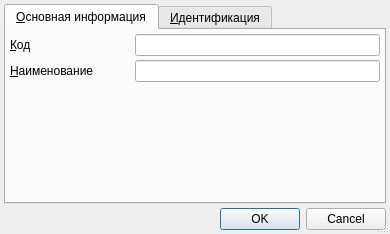
<?xml version="1.0" encoding="UTF-8"?>
<ui version="4.0">
 <class>RBReactionTypeEditor</class>
 <widget class="QDialog" name="RBReactionTypeEditor">
  <property name="geometry">
   <rect>
    <x>0</x>
    <y>0</y>
    <width>390</width>
    <height>234</height>
   </rect>
  </property>
  <property name="windowTitle">
   <string>Dialog</string>
  </property>
  <property name="sizeGripEnabled">
   <bool>true</bool>
  </property>
  <layout class="QGridLayout" name="gridLayout_2">
   <property name="margin">
    <number>4</number>
   </property>
   <property name="spacing">
    <number>4</number>
   </property>
   <item row="2" column="0" colspan="2">
    <widget class="QTabWidget" name="tabWidget">
     <property name="currentIndex">
      <number>0</number>
     </property>
     <widget class="QWidget" name="tabMain">
      <attribute name="title">
       <string>&amp;Основная информация</string>
      </attribute>
      <layout class="QGridLayout" name="gridLayout">
       <property name="margin">
        <number>4</number>
       </property>
       <property name="spacing">
        <number>4</number>
       </property>
       <item row="1" column="1" colspan="2">
        <widget class="QLineEdit" name="edtName"/>
       </item>
       <item row="1" column="0">
        <widget class="QLabel" name="lblName">
         <property name="text">
          <string>&amp;Наименование</string>
         </property>
         <property name="buddy">
          <cstring>edtName</cstring>
         </property>
        </widget>
       </item>
       <item row="2" column="0">
        <spacer name="verticalSpacer">
         <property name="orientation">
          <enum>Qt::Vertical</enum>
         </property>
         <property name="sizeHint" stdset="0">
          <size>
           <width>20</width>
           <height>120</height>
          </size>
         </property>
        </spacer>
       </item>
       <item row="0" column="0">
        <widget class="QLabel" name="lblCode">
         <property name="text">
          <string>&amp;Код</string>
         </property>
         <property name="buddy">
          <cstring>edtCode</cstring>
         </property>
        </widget>
       </item>
       <item row="0" column="1" colspan="2">
        <widget class="QLineEdit" name="edtCode"/>
       </item>
      </layout>
     </widget>
     <widget class="QWidget" name="tabIdentification">
      <attribute name="title">
       <string>&amp;Идентификация</string>
      </attribute>
      <layout class="QGridLayout" name="gridLayout_3">
       <property name="margin">
        <number>4</number>
       </property>
       <property name="spacing">
        <number>4</number>
       </property>
       <item row="0" column="0">
        <widget class="CInDocTableView" name="tblIdentification"/>
       </item>
      </layout>
     </widget>
    </widget>
   </item>
   <item row="3" column="0" colspan="2">
    <widget class="QDialogButtonBox" name="buttonBox">
     <property name="standardButtons">
      <set>QDialogButtonBox::Cancel|QDialogButtonBox::Ok</set>
     </property>
    </widget>
   </item>
  </layout>
 </widget>
 <customwidgets>
  <customwidget>
   <class>CInDocTableView</class>
   <extends>QTableView</extends>
   <header>library/InDocTable.h</header>
  </customwidget>
 </customwidgets>
 <tabstops>
  <tabstop>tabWidget</tabstop>
  <tabstop>edtCode</tabstop>
  <tabstop>edtName</tabstop>
  <tabstop>tblIdentification</tabstop>
  <tabstop>buttonBox</tabstop>
 </tabstops>
 <resources/>
 <connections>
  <connection>
   <sender>buttonBox</sender>
   <signal>accepted()</signal>
   <receiver>RBReactionTypeEditor</receiver>
   <slot>accept()</slot>
   <hints>
    <hint type="sourcelabel">
     <x>179</x>
     <y>152</y>
    </hint>
    <hint type="destinationlabel">
     <x>179</x>
     <y>84</y>
    </hint>
   </hints>
  </connection>
  <connection>
   <sender>buttonBox</sender>
   <signal>rejected()</signal>
   <receiver>RBReactionTypeEditor</receiver>
   <slot>reject()</slot>
   <hints>
    <hint type="sourcelabel">
     <x>179</x>
     <y>152</y>
    </hint>
    <hint type="destinationlabel">
     <x>179</x>
     <y>84</y>
    </hint>
   </hints>
  </connection>
 </connections>
</ui>
